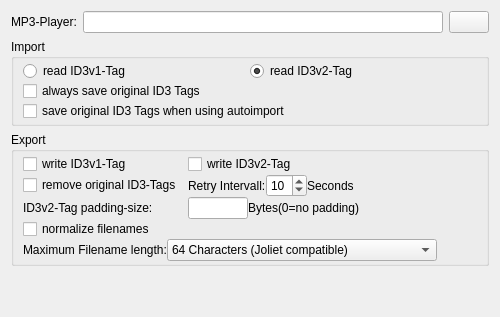
     <widget class="QWidget" name="tab_2">
      <attribute name="icon">
       <iconset resource="../resources.qrc">
        <normaloff>:/devices25/resources/tr25x25-0007.png</normaloff>:/devices25/resources/tr25x25-0007.png</iconset>
      </attribute>
      <attribute name="title">
       <string>MP3</string>
      </attribute>
      <layout class="QVBoxLayout" name="verticalLayout_7">
       <item>
        <layout class="QGridLayout" name="gridLayout_5">
         <property name="horizontalSpacing">
          <number>6</number>
         </property>
         <property name="verticalSpacing">
          <number>0</number>
         </property>
         <item row="0" column="1">
          <widget class="QLineEdit" name="mp3Player"/>
         </item>
         <item row="0" column="0">
          <widget class="QLabel" name="label_21">
           <property name="text">
            <string>MP3-Player:</string>
           </property>
          </widget>
         </item>
         <item row="0" column="2">
          <widget class="QPushButton" name="mp3PlayerButton">
           <property name="text">
            <string/>
           </property>
           <property name="icon">
            <iconset resource="../resources.qrc">
             <normaloff>:/icons/resources/folder-open-16.png</normaloff>:/icons/resources/folder-open-16.png</iconset>
           </property>
           <property name="iconSize">
            <size>
             <width>16</width>
             <height>16</height>
            </size>
           </property>
          </widget>
         </item>
        </layout>
       </item>
       <item>
        <widget class="QGroupBox" name="groupBox">
         <property name="title">
          <string>Import</string>
         </property>
         <layout class="QVBoxLayout" name="verticalLayout_4">
          <property name="spacing">
           <number>0</number>
          </property>
          <property name="topMargin">
           <number>2</number>
          </property>
          <property name="bottomMargin">
           <number>2</number>
          </property>
          <item>
           <layout class="QHBoxLayout" name="horizontalLayout_12">
            <item>
             <widget class="QRadioButton" name="readID3v1">
              <property name="text">
               <string>read ID3v1-Tag</string>
              </property>
             </widget>
            </item>
            <item>
             <widget class="QRadioButton" name="readID3v2">
              <property name="text">
               <string>read ID3v2-Tag</string>
              </property>
              <property name="checked">
               <bool>true</bool>
              </property>
             </widget>
            </item>
           </layout>
          </item>
          <item>
           <widget class="QCheckBox" name="saveOriginalTags">
            <property name="text">
             <string>always save original ID3 Tags</string>
            </property>
           </widget>
          </item>
          <item>
           <widget class="QCheckBox" name="saveOriginalTagsOnAutoImport">
            <property name="text">
             <string>save original ID3 Tags when using autoimport</string>
            </property>
           </widget>
          </item>
         </layout>
        </widget>
       </item>
       <item>
        <widget class="QGroupBox" name="groupBox_2">
         <property name="title">
          <string>Export</string>
         </property>
         <layout class="QVBoxLayout" name="verticalLayout_6">
          <property name="spacing">
           <number>0</number>
          </property>
          <property name="topMargin">
           <number>2</number>
          </property>
          <property name="bottomMargin">
           <number>2</number>
          </property>
          <item>
           <layout class="QGridLayout" name="gridLayout_3">
            <property name="horizontalSpacing">
             <number>6</number>
            </property>
            <property name="verticalSpacing">
             <number>0</number>
            </property>
            <item row="0" column="0">
             <widget class="QCheckBox" name="writeID3v1">
              <property name="text">
               <string>write ID3v1-Tag</string>
              </property>
              <property name="checked">
               <bool>false</bool>
              </property>
             </widget>
            </item>
            <item row="0" column="1">
             <widget class="QCheckBox" name="writeID3v2">
              <property name="text">
               <string>write ID3v2-Tag</string>
              </property>
              <property name="checked">
               <bool>false</bool>
              </property>
             </widget>
            </item>
            <item row="1" column="0">
             <widget class="QCheckBox" name="removeOriginalTags">
              <property name="text">
               <string>remove original ID3-Tags</string>
              </property>
             </widget>
            </item>
            <item row="2" column="0">
             <widget class="QLabel" name="label">
              <property name="text">
               <string>ID3v2-Tag padding-size:</string>
              </property>
             </widget>
            </item>
            <item row="2" column="1">
             <layout class="QHBoxLayout" name="horizontalLayout_8">
              <item>
               <widget class="QLineEdit" name="ID3v2Padding">
                <property name="maximumSize">
                 <size>
                  <width>60</width>
                  <height>16777215</height>
                 </size>
                </property>
                <property name="inputMask">
                 <string>00000; </string>
                </property>
               </widget>
              </item>
              <item>
               <widget class="QLabel" name="label_2">
                <property name="text">
                 <string>Bytes</string>
                </property>
               </widget>
              </item>
              <item>
               <widget class="QLabel" name="label_13">
                <property name="text">
                 <string>(0=no padding)</string>
                </property>
               </widget>
              </item>
              <item>
               <spacer name="horizontalSpacer_4">
                <property name="orientation">
                 <enum>Qt::Horizontal</enum>
                </property>
                <property name="sizeHint" stdset="0">
                 <size>
                  <width>40</width>
                  <height>20</height>
                 </size>
                </property>
               </spacer>
              </item>
             </layout>
            </item>
            <item row="1" column="1">
             <layout class="QHBoxLayout" name="horizontalLayout_13">
              <item>
               <widget class="QLabel" name="label_19">
                <property name="text">
                 <string>Retry Intervall:</string>
                </property>
               </widget>
              </item>
              <item>
               <widget class="QSpinBox" name="retryIntervall">
                <property name="minimum">
                 <number>2</number>
                </property>
                <property name="maximum">
                 <number>60</number>
                </property>
                <property name="value">
                 <number>10</number>
                </property>
               </widget>
              </item>
              <item>
               <widget class="QLabel" name="label_20">
                <property name="text">
                 <string>Seconds</string>
                </property>
               </widget>
              </item>
              <item>
               <spacer name="horizontalSpacer_10">
                <property name="orientation">
                 <enum>Qt::Horizontal</enum>
                </property>
                <property name="sizeHint" stdset="0">
                 <size>
                  <width>40</width>
                  <height>20</height>
                 </size>
                </property>
               </spacer>
              </item>
             </layout>
            </item>
            <item row="3" column="0">
             <widget class="QCheckBox" name="normalizeFilenames">
              <property name="text">
               <string>normalize filenames</string>
              </property>
             </widget>
            </item>
           </layout>
          </item>
          <item>
           <layout class="QHBoxLayout" name="horizontalLayout_14">
            <item>
             <widget class="QLabel" name="label_22">
              <property name="text">
               <string>Maximum Filename length:</string>
              </property>
             </widget>
            </item>
            <item>
             <widget class="QComboBox" name="maxFilenameLength">
              <property name="sizePolicy">
               <sizepolicy hsizetype="Expanding" vsizetype="Fixed">
                <horstretch>0</horstretch>
                <verstretch>0</verstretch>
               </sizepolicy>
              </property>
              <item>
               <property name="text">
                <string>64 Characters (Joliet compatible)</string>
               </property>
              </item>
              <item>
               <property name="text">
                <string>100 Characters (Joliet compatible)</string>
               </property>
              </item>
              <item>
               <property name="text">
                <string>207 Characters (ISO 9660:1999 compatible)</string>
               </property>
              </item>
              <item>
               <property name="text">
                <string>unlimited</string>
               </property>
              </item>
             </widget>
            </item>
            <item>
             <spacer name="horizontalSpacer_11">
              <property name="orientation">
               <enum>Qt::Horizontal</enum>
              </property>
              <property name="sizeHint" stdset="0">
               <size>
                <width>40</width>
                <height>20</height>
               </size>
              </property>
             </spacer>
            </item>
           </layout>
          </item>
         </layout>
        </widget>
       </item>
       <item>
        <spacer name="verticalSpacer_2">
         <property name="orientation">
          <enum>Qt::Vertical</enum>
         </property>
         <property name="sizeHint" stdset="0">
          <size>
           <width>20</width>
           <height>40</height>
          </size>
         </property>
        </spacer>
       </item>
      </layout>
     </widget>
